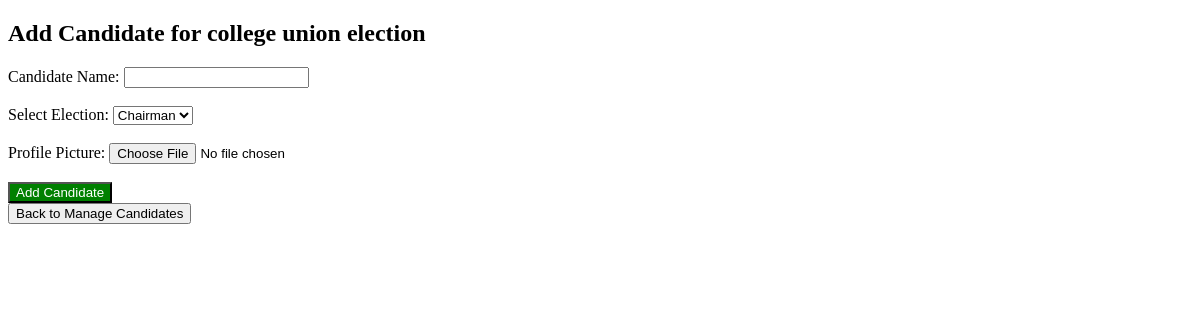
/campaigns/1/candidates/add/, run on an earlier commit of the app's database.
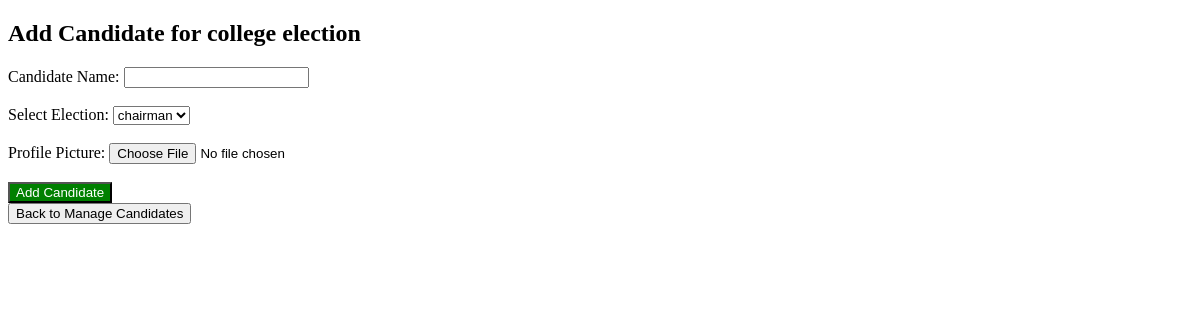
And on a later commit of the database.
### vote/models.py (models this page shows, shortened)
class ElectionCampaign(models.Model):
    manager = models.ForeignKey(ElectionManager, on_delete=models.CASCADE)  # ✅ Link to manager
    name = models.CharField(max_length=200)
    description = models.TextField()
    start_time = models.DateTimeField()
    end_time = models.DateTimeField()
    image = models.ImageField(upload_to="campaigns/", null=True, blank=True)

### vote/views.py (the view, shortened to what this page needs)
# urls.py: path("campaigns/<int:campaign_id>/candidates/add/", views.add_candidate, name="add_candidate"),
def add_candidate(request, campaign_id):
    campaign = get_object_or_404(ElectionCampaign, id=campaign_id)
    elections = campaign.election_set.all()  # Get all elections in this campaign
    return render(request, "add_candidate.html", {"campaign": campaign, "elections": elections})

### vote/templates/add_candidate.html (shortened to what this page needs)
<!DOCTYPE html>
<html lang="en">
<head>
</head>
<body>
    <h2>Add Candidate for {{ campaign.name }}</h2>
    <form method="POST" enctype="multipart/form-data">
        <label for="name">Candidate Name:</label>
        <input type="text" id="name" name="name" required>
        <br><br>
        <label for="election">Select Election:</label>
        <select id="election" name="election" required>
            {% for election in elections %}
                <option value="{{ election.id }}">{{ election.name }}</option>
            {% endfor %}
        </select>
        <br><br>
        <label for="profile_picture">Profile Picture:</label>
        <input type="file" id="profile_picture" name="profile_picture" accept="image/*">
        <br><br>
        <button type="submit" style="background-color: green; color: white;">Add Candidate</button>
    </form>
    <a href="{% url 'manage_candidates' campaign.id %}">
        <button>Back to Manage Candidates</button>
    </a>
</body>
</html>

What changed in the data, as far as the page shows it:
changed ElectionCampaign: name "college union election" → "college election"
Also different on the page:
form field election: "Chairman" → "chairman"
